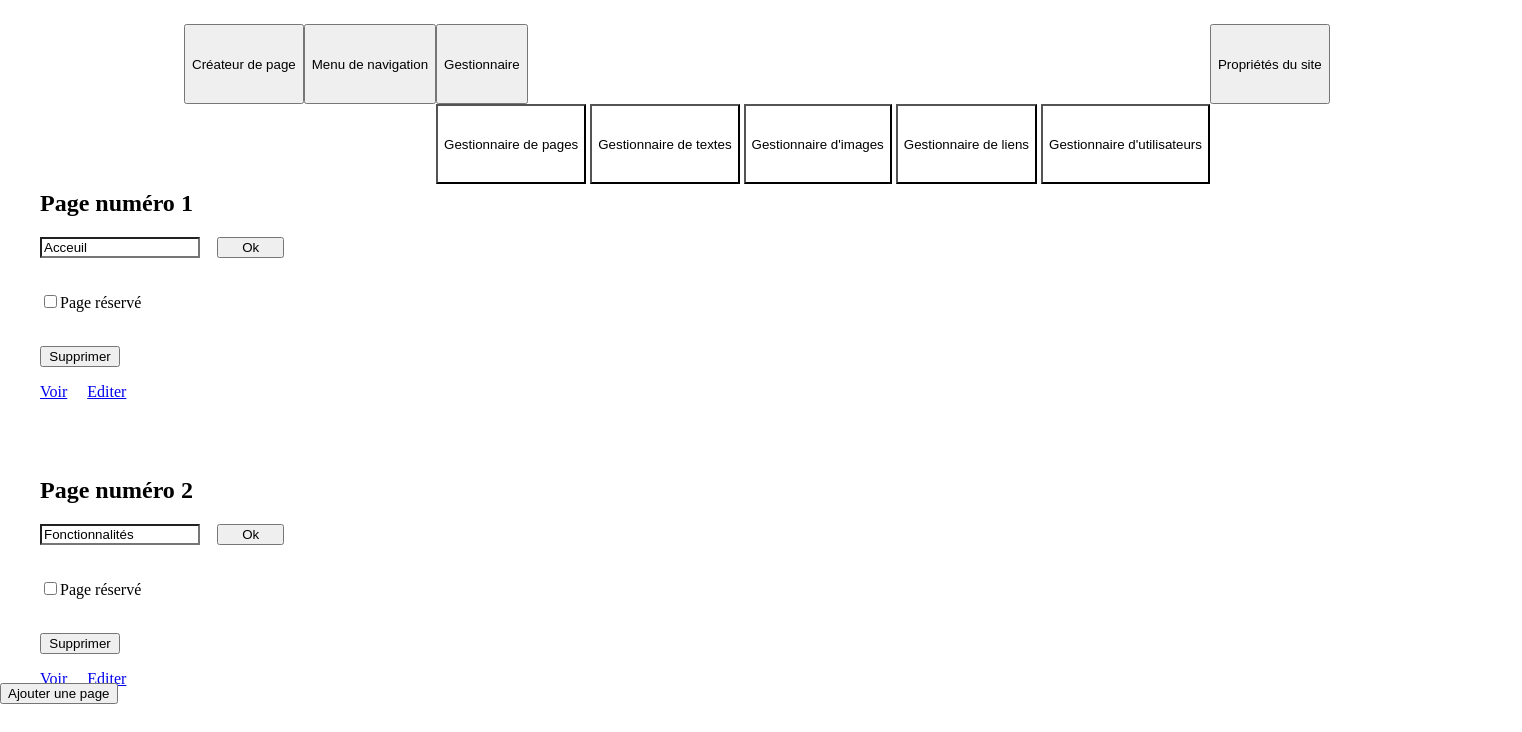
/editor/pagemanager.php, run on an earlier commit of the app's database.
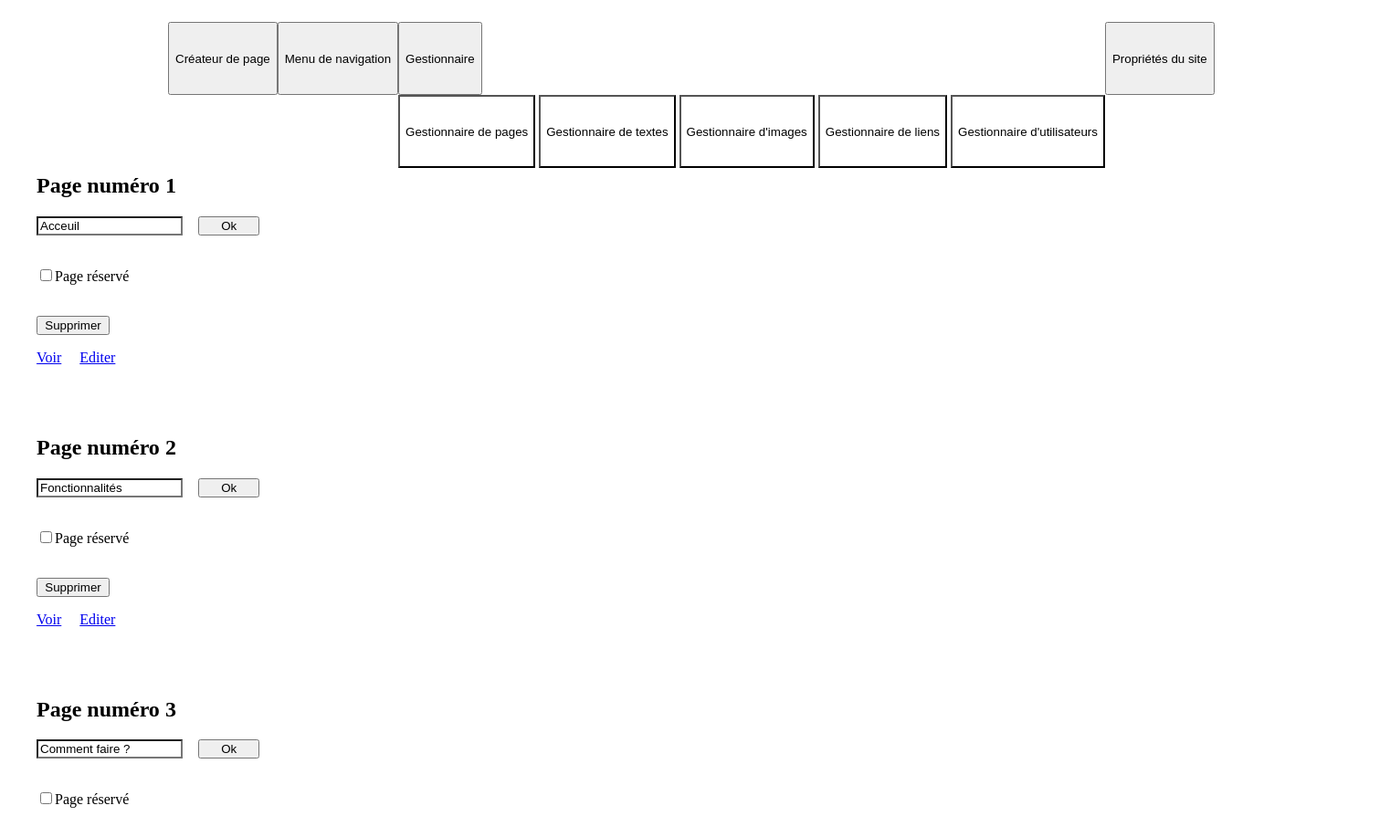
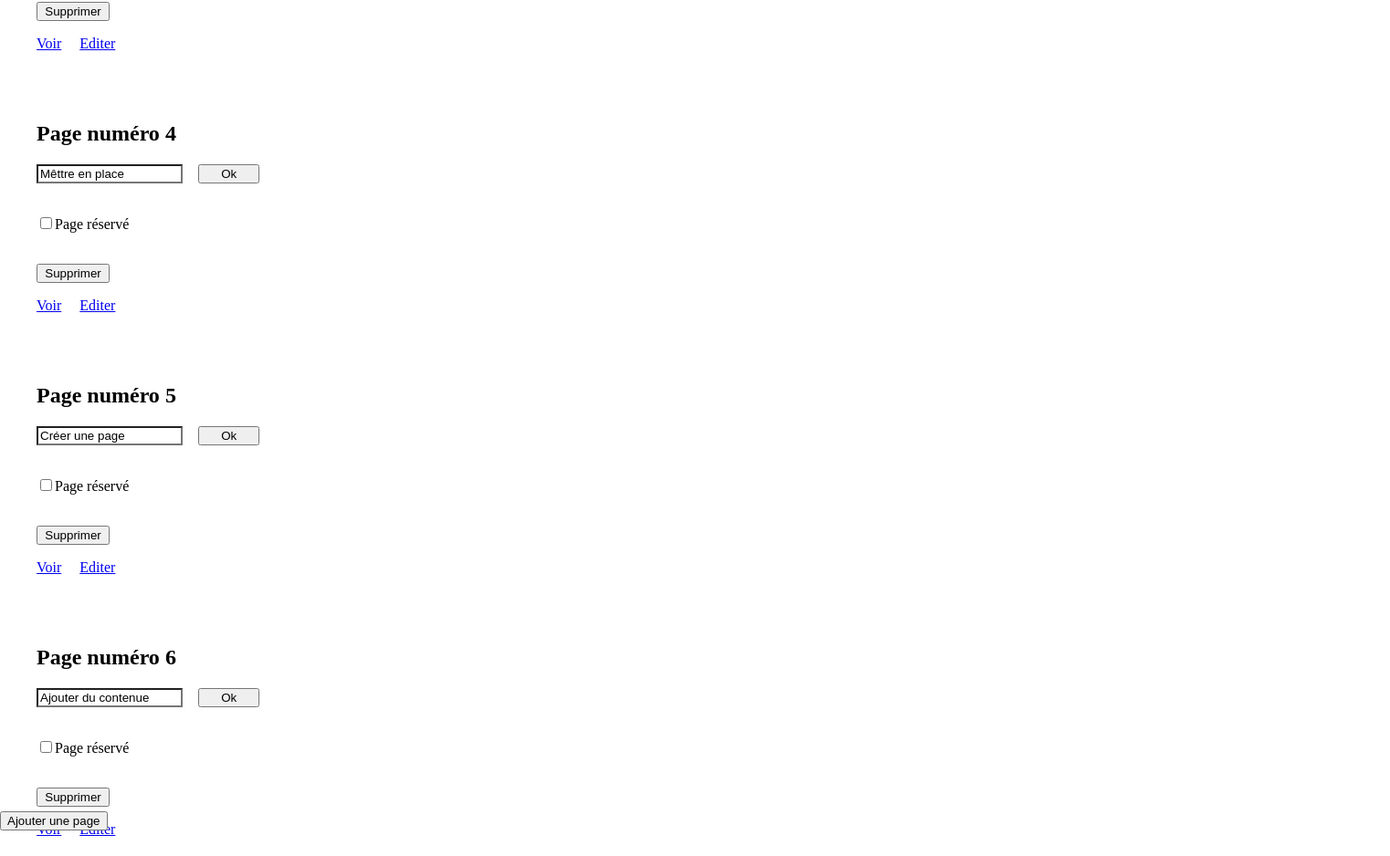
And on a later commit of the database (2 pictures, top to bottom).
### tables this page shows
CREATE TABLE IF NOT EXISTS `pages` (
  `id` int(10) UNSIGNED NOT NULL AUTO_INCREMENT,
  `titre` varchar(30) DEFAULT NULL,
  `online` int(1) UNSIGNED NOT NULL DEFAULT '0',
  PRIMARY KEY (`id`)
);

### editor/pagemanager.php (the view, shortened to what this page needs)
<?php
    $req ="SELECT count(*) as 'nbr' FROM `pages`";
    $res = mysqli_fetch_array(mysqli_query($BDD,$req),MYSQLI_ASSOC);
?>
<?php include("editor/php/EditorHeader.php") ?>
<div class="container">
    <div class="row Pageaff">
        <?php
            if($res["nbr"] != 0){
                $req = "SELECT * FROM `pages`";
                $res = mysqli_query($BDD,$req);
                while($page = mysqli_fetch_array($res,MYSQLI_ASSOC)){
        ?>
            <div class="col-sm-12 col-md-4">
                <div class="vignet">
                    <h2>Page numéro <?php echo $page["id"] ?></h2>
                    <div class="row">
                        <form method="post">
                            <input class="webLink EditBtnVBig EditField" name="pageTitre"  type="text" value="<?php echo $page["titre"] ?>" >
                            <input type="submit" class="webLink EditBtn" value="Ok"><br><br>
                            <p><input type="checkbox" name="onlinePage" <?php IsChecked($page["online"]); ?> >Page réservé</p>
                        </form>
                    </div>
                    <br>
                    <div class="row">
                        <form method="post" onSubmit="if(!confirm('Etes-vous certain de vouloir supprimer la page ?')){return false;}">
                            <input class="webLink EditBtnBig" type="submit" value="Supprimer">
                        </form>
                        <a href="index.php?p=<?php echo $page["id"]?>" class="webLink EditBtn">Voir</a>
                        <a href="index.php?p=editor&page=<?php echo $page["id"]?>" class="webLink EditBtn">Editer</a>
                    </div>
                </div>
            </div>
        <?php
                }
            }
        ?>
    </div>
    <div class="toBottom">
        <div class="container">
            <div class="col-md-3">
                <form method="post">
                    <input class="webLink" type="submit" value="Ajouter une page">
                </form>
            </div>
        </div>
    </div>
</div>
<?php
    function IsChecked($oln){
        echo $oln == 0 ? "" : "CHECKED";
    }
?>

### editor/php/EditorHeader.php (shortened to what this page needs)
<link rel="stylesheet" type="text/css" href="css\editorStyle.css">
<div class="headEdit">
    <div class="webContener">
            <div class="headEditContent">
                <div class="col-md-3"><button class='webLink fixedHeigth' onclick='window.location.href="index.php?p=editor"'>Créateur de page</button></div>
                <div class="col-md-3"><button class='webLink fixedHeigth' onclick='window.location.href="index.php?p=NavBarEdit"'>Menu de navigation</button></div>
                <div class="dropdown col-md-3 fixedHeigth">
                    <button class="webLink dropdown-toggle fixedHeigth" type="button" id="dropdownMenuButton" data-toggle="dropdown" aria-haspopup="true" aria-expanded="true">Gestionnaire</button>
                    <div class="dropdown-menu dropMenu" aria-labelledby="dropdownMenuButton">
                        <button class='webLink EditField fixedHeigth' onclick='window.location.href="index.php?p=pagemanager"'>Gestionnaire de pages</button>
                        <button class='webLink EditField fixedHeigth' onclick='window.location.href="index.php?p=textemanager"'>Gestionnaire de textes</button>
                        <button class='webLink EditField fixedHeigth' onclick='window.location.href="index.php?p=imagemanager"'>Gestionnaire d'images</button>
                        <button class='webLink EditField fixedHeigth' onclick='window.location.href="index.php?p=lienmanager"'>Gestionnaire de liens</button>
                        <button class='webLink EditField fixedHeigth' onclick='window.location.href="index.php?p=usermanager"'>Gestionnaire d'utilisateurs</button>
                    </div>
                </div>
                <div class="col-md-3"><button class='webLink fixedHeigth' onclick='window.location.href="index.php?p=properties"'>Propriétés du site</button></div>
            </div>
    </div>
</div>

### css/editorStyle.css (style rules this page uses)
.webContener { background-color:var(--ContainerColor); color:var(--texteColor); padding-top: 1em; width:100%; padding-bottom: 1em; }
.EditBtn { width: 5em; margin-right: 1em; }
.EditBtnBig { width: 6em; margin-right: 1em; }
.EditBtnVBig { width: 12em; margin-right: 1em; }
.EditField { background-color: var(--ContainerColor); color:var(--texteColor); }
.vignet { color:var(--texteColor); background-color:var(--ContainerColor); margin-bottom: 1.5em; padding: 1em; padding-left: 2em; padding-right: 2em; }
.toBottom { position: absolute; right: 0; bottom: 5em; left: 0; }
.Pageaff { margin-bottom: 4.5em; }
.fixedHeigth { height: 6em; }
.dropMenu { border-radius: 0%; background-color: var(--ContainerColor); }
.headEdit { width: 100%; padding-left: 10em; padding-right: 10em; }
.headEditContent { display: flex; padding-left:1em ; padding-right:1em ; }
::placeholder { color: var(--HeadAndFooter); opacity: 1; }

What changed in the data, as far as the page shows it:
added pages: id "3", pageTitre "Comment faire ?"
added pages: id "4", pageTitre "Mêttre en place"
added pages: id "5", pageTitre "Créer une page"
added pages: id "6", pageTitre "Ajouter du contenue"
